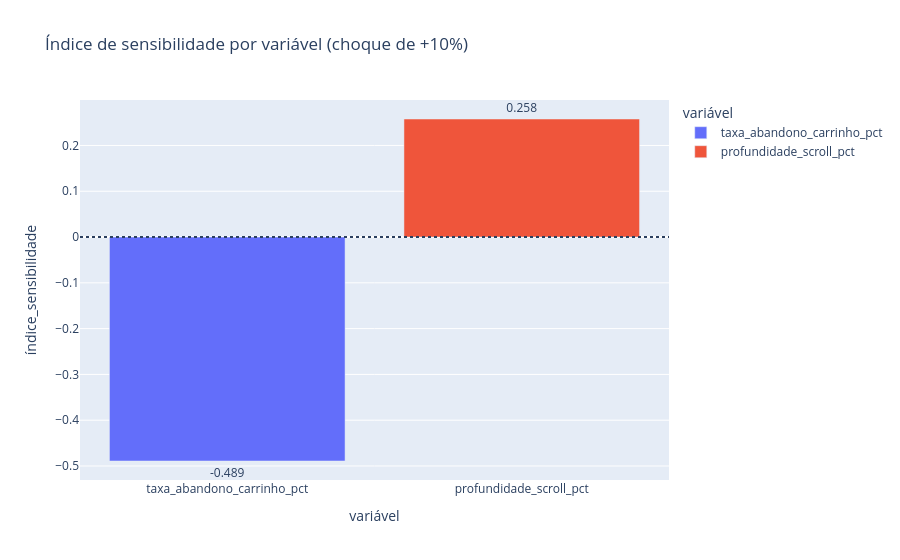

The code cell stored with this chart in its notebook:
### Markdown cell above
**Resposta:**

Aplicando um aumento de 10% em cada entrada, a partir do ponto médio, o abandono do carrinho deu variação de saída de -4,89% (índice -0,489) e a profundidade de scroll deu +2,58% (índice +0,258).

O maior impacto é do abandono do carrinho. Em módulo, 0,489 é maior que 0,258, ou seja, ele pesa cerca de 1,9 vez mais sobre a conversão do que o scroll.

Partindo do ponto médio, o modelo prevê uma conversão de 5,87%. Quando aumento o abandono em 10% (de 47,5% para 52,3%), a conversão cai para 5,58%, uma queda de 4,89%. Já o mesmo aumento de 10% no scroll (de 62,4% para 68,7%) faz a conversão subir para 6,02%, um ganho de 2,58%. Os sinais batem com o que eu imaginava: o índice negativo do abandono mostra que mexer nessa variável para cima piora a conversão, ou seja, é reduzindo o abandono que se ganha conversão. E como esse é o índice de maior módulo, é onde a interface responde mais forte.

### Code cell
# Comparação visual dos índices de sensibilidade
fig = px.bar(
    tabela_sensibilidade,
    x="variável",
    y="índice_sensibilidade",
    title="Índice de sensibilidade por variável (choque de +10%)",
    text="índice_sensibilidade",
    color="variável",
)
fig.update_traces(texttemplate="%{text:.3f}", textposition="outside")
fig.add_hline(y=0, line_dash="dot")
fig.show()

### Figure 1 — Plotly figure (JSON) as saved in the notebook; plotly's stock layout.template omitted (floating-point values rounded to 4 significant figures)
{"data": [{"hovertemplate": "variável=%{x}<br>índice_sensibilidade=%{text}<extra></extra>", "legendgroup": "taxa_abandono_carrinho_pct", "marker": {"color": "#636efa", "pattern": {"shape": ""}}, "name": "taxa_abandono_carrinho_pct", "orientation": "v", "showlegend": true, "text": [-0.4891], "textposition": "outside", "texttemplate": "%{text:.3f}", "type": "bar", "x": ["taxa_abandono_carrinho_pct"], "xaxis": "x", "y": [-0.4891], "yaxis": "y"}, {"hovertemplate": "variável=%{x}<br>índice_sensibilidade=%{text}<extra></extra>", "legendgroup": "profundidade_scroll_pct", "marker": {"color": "#EF553B", "pattern": {"shape": ""}}, "name": "profundidade_scroll_pct", "orientation": "v", "showlegend": true, "text": [0.2578], "textposition": "outside", "texttemplate": "%{text:.3f}", "type": "bar", "x": ["profundidade_scroll_pct"], "xaxis": "x", "y": [0.2578], "yaxis": "y"}], "layout": {"barmode": "relative", "legend": {"title": {"text": "variável"}, "tracegroupgap": 0}, "shapes": [{"line": {"dash": "dot"}, "type": "line", "x0": 0, "x1": 1, "xref": "x domain", "y0": 0, "y1": 0, "yref": "y"}], "title": {"text": "Índice de sensibilidade por variável (choque de +10%)"}, "xaxis": {"anchor": "y", "categoryarray": ["taxa_abandono_carrinho_pct", "profundidade_scroll_pct"], "categoryorder": "array", "domain": [0, 1], "title": {"text": "variável"}}, "yaxis": {"anchor": "x", "domain": [0, 1], "title": {"text": "índice_sensibilidade"}}}}
